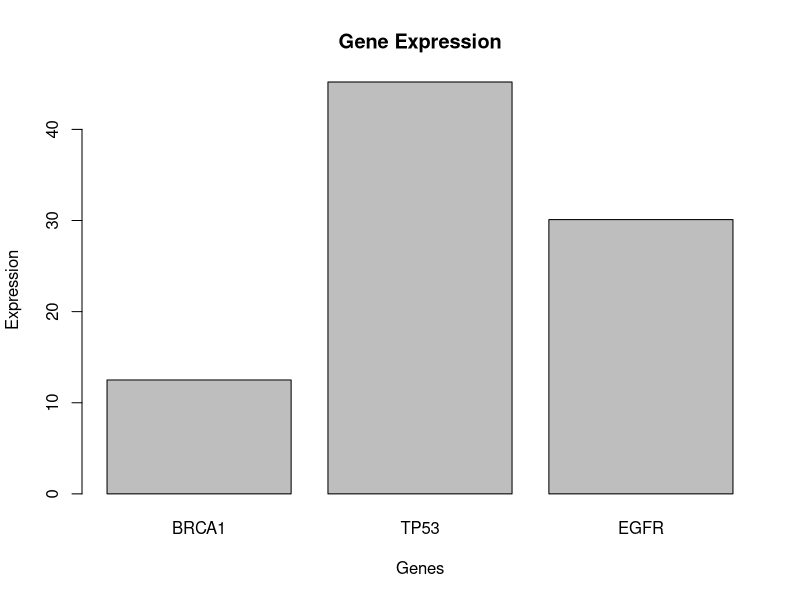

Write R code to recreate this figure.
# Создание векторов
genes <- c("BRCA1", "TP53", "EGFR")
expression <- c(12.5, 45.2, 30.1)
condition <- c("Control", "Treatment", "Treatment")

# Создание таблицы (data frame)
exp_data <- data.frame(genes, expression, condition)

# Вывод структуры таблицы
str(exp_data)

# Построение столбчатой диаграммы и сохранение в PNG
png("expression_plot.png")
barplot(exp_data$expression,
        names.arg = exp_data$genes,
        xlab = "Genes",
        ylab = "Expression",
        main = "Gene Expression")
dev.off()
